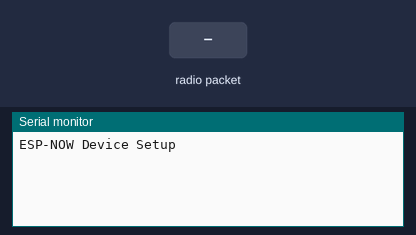
This sketch was run on a simulated ESP32. Shown: the last lines printed to the serial monitor. The test bench sets the inputs (shaded band).

Above: at 1.2 s.
1.3 s: radio packet "1" arrives
At 2.3 s:
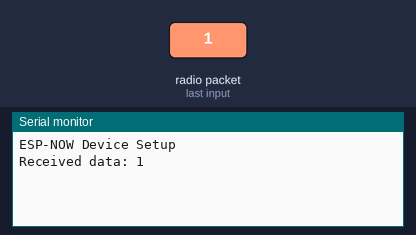
2.8 s: radio packet "0" arrives
At 3.4 s:
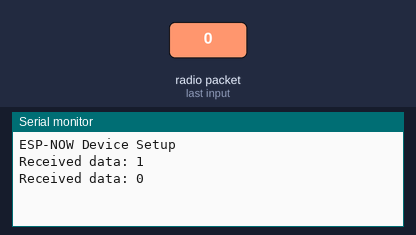
4.3 s: radio packet "2" arrives
At 5.7 s:
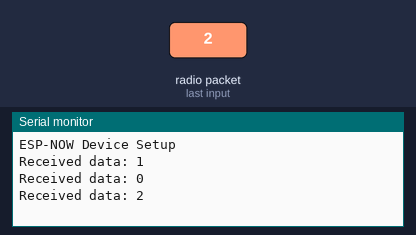

Measured:
- after the input at 1.3 s, the serial monitor: prints a new line at once (image 1)
- after the input at 2.8 s, the serial monitor: prints a new line at once (image 2)
- after the input at 4.3 s, the serial monitor: prints a new line at once (image 3)

The sketch:

clinet.ino
```cpp
#include <WiFi.h>
#include <esp_now.h>

// Brain device's MAC address
// Replace it with the actual MAC address of your brain device
uint8_t brainMacAddress[] = {0xFF, 0xFF, 0xFF, 0xFF, 0xFF, 0xFF}; // Use broadcast address for simplicity

void setup() {
  Serial.begin(115200);
  WiFi.mode(WIFI_STA); // Set device to STA mode
  Serial.println("ESP-NOW Device Setup");

  if (esp_now_init() != ESP_OK) {
    Serial.println("Error initializing ESP-NOW");
    return;
  }

  // Register peer
  esp_now_peer_info_t peerInfo;
  memcpy(peerInfo.peer_addr, brainMacAddress, 6);
  peerInfo.channel = 0;
  peerInfo.encrypt = false;

  if (esp_now_add_peer(&peerInfo) != ESP_OK) {
    Serial.println("Failed to add peer");
    return;
  }

  // Register for incoming messages
  esp_now_register_recv_cb(onDataRecv);

  // Send a check-in message to the brain device
  const char* message = "Hello, Brain! I'm here.";
  esp_now_send(brainMacAddress, (uint8_t *)message, strlen(message));
}

void loop() {
  // No need to do anything here
}

// Callback function for receiving data
void onDataRecv(const uint8_t * mac, const uint8_t *incomingData, int len) {
  Serial.print("Received data: ");
  for (int i = 0; i < len; i++) {
    Serial.print((char)incomingData[i]);
  }
  Serial.println();
}
```
